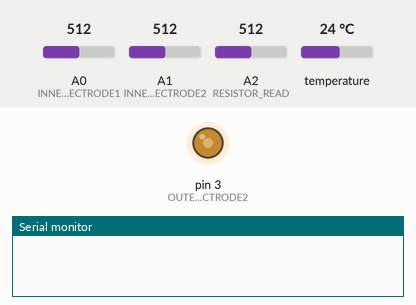
A sketch run on a simulated Arduino Uno, built with avr-gcc and run on an emulated ATmega328P. On the bench: output pins drawn as LEDs (lit = HIGH), the last lines printed to the serial monitor. Inputs (shaded band) come from the test bench; at power-on: A0 (INNER_ELECTRODE1) = 512, A1 (INNER_ELECTRODE2) = 512, A2 (RESISTOR_READ) = 512, temperature 24 °C. Pins used as bus, display or sensor lines are not drawn.

Above: at 0.05 s.
At 0.15 s:
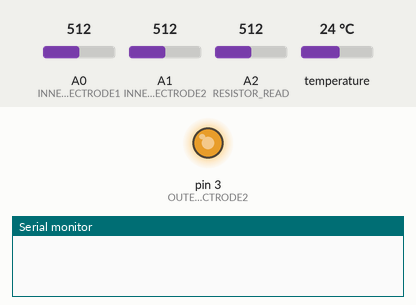
At 4.85 s:
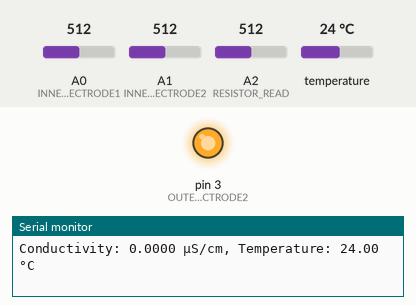
Timing chart, 0 to 6.3 s (numbered marks = the images above):
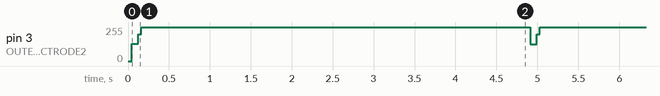

Measured:
- by itself, pin 3 (OUTER_ELECTRODE2): ramps from 127/255 to 255/255 and jumps back, once every 4.9 s

The sketch:

CalibratedElectrodes4Pole1310.ino
```cpp
//https://forum.arduino.cc/t/sensor-readings-not-working-in-full-code-but-works-in-individual-function/413801/3
//https://arduino.stackexchange.com/questions/49895/how-to-measure-electrical-conductivity-using-arduino
//https://github.com/DFRobot/Analog-Electrical-Conductivity-Sensor/blob/master/EC_calibration.ino
//https://thecavepearlproject.org/2017/08/12/measuring-electrical-conductivity-with-an-arduino-part1-overview/

#include <DallasTemperature.h>

const int OUTER_ELECTRODE1 = 2;
const int OUTER_ELECTRODE2 = 3;
const int INNER_ELECTRODE1 = A0;
const int INNER_ELECTRODE2 = A1;
const int RESISTOR_READ = A2;
const int TEMP_SENSOR_PIN = A3;

// DS18B20 pin
#define ONE_WIRE_BUS TEMP_SENSOR_PIN

// Setup a oneWire instance
OneWire oneWire(ONE_WIRE_BUS);
DallasTemperature sensors(&oneWire);

const int OSCILLATION_FREQUENCY = 1000; // Hz
const int SAMPLE_DELAY = 100; // ms
const int HALF_SEC_MICROS = 500000; //half a second in micros

float TEMP_COEF = 0.02;  //for conductivity calcs 2%
float BOARD_VOLTAGE = 3.3; // MKR1310 logic voltage
float STANDARD_REF_TEMP = 25.0; // standardised temp for conductivity measurements
float RESISTOR_VALUE = 10000.0; // resistor value in Ohms
float KNOWN_COND1 = 1413.0; // µS/cm from solution 1
float KNOWN_COND2 = 12880.0; // µS/cm from solution 2
float calibrationFactor1, calibrationFactor2;

void setup() {
  Serial.begin(9600);
  pinMode(OUTER_ELECTRODE1, OUTPUT);
  pinMode(OUTER_ELECTRODE2, OUTPUT);
  pinMode(INNER_ELECTRODE1, INPUT);
  pinMode(INNER_ELECTRODE2, INPUT);
  pinMode(RESISTOR_READ, INPUT);
  pinMode(TEMP_SENSOR_PIN, INPUT);
}

void loop() {

  processConductivity();

  delay(4000);
}

void processConductivity(){
    // Generate oscillating current and read voltages
  long sum1 = 0, sum2 = 0, sumR = 0;
  int samples = 0;

  unsigned long startTime = millis();
  while (millis() - startTime < SAMPLE_DELAY) {
    digitalWrite(OUTER_ELECTRODE1, HIGH);
    digitalWrite(OUTER_ELECTRODE2, LOW);
    delayMicroseconds(500000 / OSCILLATION_FREQUENCY);

    sum1 += analogRead(INNER_ELECTRODE1);
    sum2 += analogRead(INNER_ELECTRODE2);
    sumR += analogRead(RESISTOR_READ);
    samples++;

    digitalWrite(OUTER_ELECTRODE1, LOW);
    digitalWrite(OUTER_ELECTRODE2, HIGH);
    delayMicroseconds(500000 / OSCILLATION_FREQUENCY);

    sum1 += analogRead(INNER_ELECTRODE1);
    sum2 += analogRead(INNER_ELECTRODE2);
    sumR += analogRead(RESISTOR_READ);
    samples++;
  }

  float avgVoltage1 = (float)sum1 / samples;
  float avgVoltage2 = (float)sum2 / samples;
  float avgResistorVoltage = (float)sumR / samples;

  // Read temperature
  sensors.requestTemperatures();
  float temperature = sensors.getTempCByIndex(0); // get temp

  // Calculate conductivity
  float conductivity = calculateConductivity(avgVoltage1, avgVoltage2, avgResistorVoltage, temperature);

  Serial.print("Conductivity: ");
  Serial.print(conductivity, 4);
  Serial.print(" µS/cm, Temperature: ");
  Serial.print(temperature, 2);
  Serial.println(" °C");
}

float calculateConductivity(float v1, float v2, float vR, float temperature) {
  // Convert analog readings to voltages
  float voltage1 = v1 * (BOARD_VOLTAGE / 1023.0);
  float voltage2 = v2 * (BOARD_VOLTAGE / 1023.0);
  //across R2
  float resistorVoltage = vR * (BOARD_VOLTAGE / 1023.0);

  // Calc voltage drop in solution
  float solutionVoltage = voltage2 - voltage1;

  // Calc resistance of solution
  float resistance = resistorVoltage / (solutionVoltage / RESISTOR_VALUE);

  // Calc raw conductivity
  float rawConductivity = 1.0 / resistance; // Siemens

  // temperature compensation
  float compensatedConductivity = rawConductivity / (1 + TEMP_COEF * (temperature - STANDARD_REF_TEMP));

  // apply calibration factors
  float calibratedConductivity = compensatedConductivity * calibrationFactor1 + calibrationFactor2;

  return calibratedConductivity * 1000000; // Convert to µS/cm
}

void calibrateSensor() {
  // Calibration using known solutions
  // First calibration solution
  float avgVoltage1 = measureAverageVoltage(INNER_ELECTRODE1);
  float avgVoltage2 = measureAverageVoltage(INNER_ELECTRODE2);
  float avgResistorVoltage = measureAverageVoltage(RESISTOR_READ);
  float temperature = analogRead(TEMP_SENSOR_PIN) * (BOARD_VOLTAGE / 1023.0) * 100.0;
  float rawConductivity1 = calculateConductivity(avgVoltage1, avgVoltage2, avgResistorVoltage, temperature);

  // second calibration solution
  avgVoltage1 = measureAverageVoltage(INNER_ELECTRODE1);
  avgVoltage2 = measureAverageVoltage(INNER_ELECTRODE2);
  avgResistorVoltage = measureAverageVoltage(RESISTOR_READ);
  temperature = analogRead(TEMP_SENSOR_PIN) * (3.3 / 1023.0) * 100.0;
  float rawConductivity2 = calculateConductivity(avgVoltage1, avgVoltage2, avgResistorVoltage, temperature);

  // Calculate calibration factors
  calibrationFactor1 = (KNOWN_COND2 - KNOWN_COND1) / (rawConductivity2 - rawConductivity1);
  calibrationFactor2 = KNOWN_COND1 - calibrationFactor1 * rawConductivity1;
}

float measureAverageVoltage(int pin) {
  long sum = 0;
  int samples = 100; // Number of samples to average
  for (int i = 0; i < samples; i++) {
    sum += analogRead(pin);
  }
  return (float)sum / samples;
}
```
